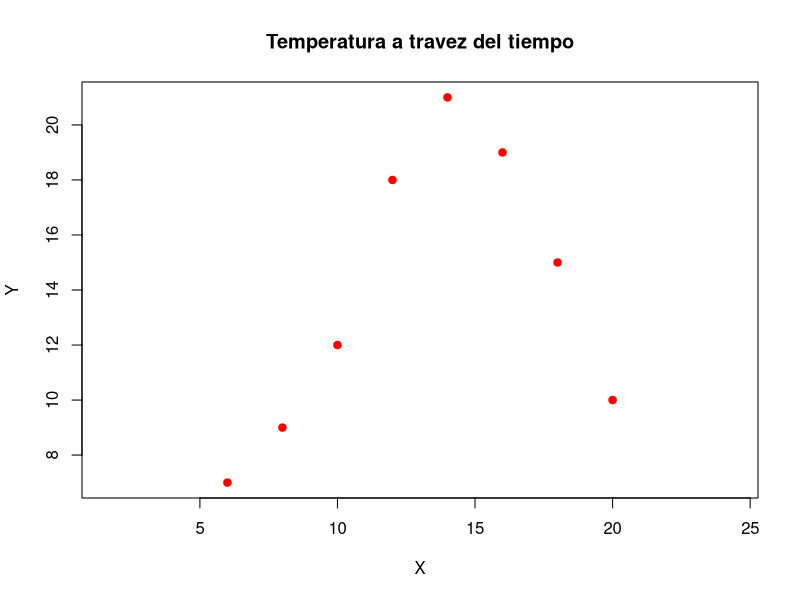

R code for this plot: (Note: this script raises an error after producing the figure.)




A = matrix(c(4,-1,-1,-1,
             -1, 4,-1,-1,
             -1,-1,4,-1,
             -1,-1,-1,4), nrow=4, byrow=TRUE)
b = c

A = matrix(c(1,0,0,0,
             1,1,1,1,
             1,2,4,8,
             1,3,9,3), nrow=4, byrow=TRUE)
b = c(0.5,1,7,25)
solve (A,b)





rm(list=ls())
x1 = c(6,8,10,12,14,16,18,20) 
y1 = c(7,9,12,18,21,19,15,10)
plot(x1,y1, pch=19, cex=1, col = "red", asp=1,xlab="X", ylab="Y", main="Temperatura a travez del tiempo")
DatosX = x1[1:8]; DatosY = y1[1:8]
Ajuste_Polinomio = poly.calc(DatosX,DatosY)
Ajuste_Polinomio
plot(x1,y1, pch=19, cex=1, col = "red", asp=1,xlab="X", ylab="Y", main="Mano derecha")
points(DatosX,DatosY, pch=19, cex=1, col = "red", asp=1,xlab="X", ylab="Y", main="Mano derecha")
curve(Ajuste_Polinomio,add=T,from =5,to =20)

#Hallar la temperatura para los datos que no esten ahi, realizar tabla.

grados=c()
tiempo=c()
Ajuste_Polinomio(7)

for(i in 5:20)
{
  cat(i,"  ",Ajuste_Polinomio(i),"\n")
  grados[i]<-Ajuste_Polinomio(i)
  tiempo[i]<-i
}
tabla = data.frame (rbind(tiempo,grados))
options(digits = 3)
tabla
